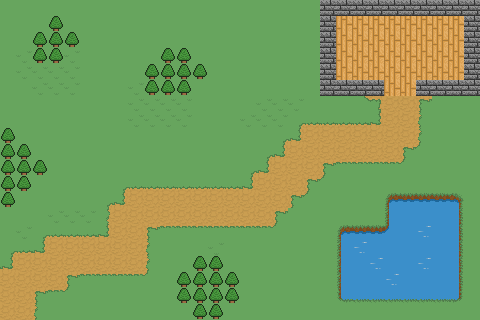

This game map was drawn from its Tiled (.tmx) file and the tilesets committed beside it. A one-line description and the full map source follow:
An orthogonal 30x20 tile map with 16x16 px tiles, 3 tile layers (ground, fgd_1, bgd).

<map version="1.9" tiledversion="1.9.2" orientation="orthogonal" renderorder="right-down" width="30" height="20" tilewidth="16" tileheight="16" infinite="0" nextlayerid="5" nextobjectid="1">
 <tileset firstgid="1" source="../tiles/tiles.tsx" />
 <layer id="1" name="ground" width="30" height="20">
  <data encoding="csv">
36,36,36,36,36,36,36,36,36,36,36,36,36,36,36,36,36,36,36,36,0,0,0,0,0,0,0,0,0,0,
36,36,36,0,36,36,36,36,36,36,36,36,36,36,36,36,36,36,36,36,0,5,5,5,5,5,5,5,5,0,
36,36,0,0,0,36,36,36,36,36,36,36,36,36,36,36,36,36,36,36,0,5,5,5,5,5,5,5,5,0,
36,13,0,0,13,36,36,36,36,36,0,0,36,36,36,36,36,36,36,36,0,5,5,5,5,5,5,5,5,0,
36,13,13,13,13,36,36,36,36,0,0,0,0,36,36,36,36,36,36,36,0,5,5,5,5,5,5,5,5,0,
36,36,13,13,13,36,36,36,13,0,0,0,36,36,36,36,36,36,36,36,0,0,0,0,5,5,0,0,0,0,
36,36,36,36,36,36,36,36,13,13,13,13,36,36,36,36,13,13,13,36,36,36,2,16,17,17,35,36,36,36,
36,36,36,36,36,36,36,36,13,13,13,13,36,36,36,13,13,13,21,26,26,26,26,3,17,17,7,36,36,36,
0,36,36,36,36,36,36,36,36,36,36,36,36,36,36,36,36,21,3,17,17,17,17,17,17,17,7,36,36,36,
0,0,36,36,36,36,36,36,36,36,36,36,36,36,36,36,21,3,17,17,17,17,17,17,17,35,20,36,36,36,
0,0,0,36,36,36,36,36,36,36,36,36,36,36,36,21,3,17,17,17,35,25,25,25,25,20,36,36,36,36,
0,0,36,36,36,36,36,21,26,26,26,26,26,26,26,3,17,17,17,35,20,36,36,36,36,36,36,36,36,36,
0,36,36,36,36,36,21,3,17,17,17,17,17,17,17,17,17,17,35,20,36,36,36,36,0,0,0,0,0,36,
36,36,36,13,13,13,11,17,17,17,17,17,17,17,17,17,17,35,36,36,36,36,36,36,0,0,0,0,0,36,
36,13,21,26,26,26,3,17,17,35,25,25,25,25,25,25,25,20,36,36,36,0,0,0,0,0,0,0,0,36,
21,26,3,17,17,17,17,17,17,7,36,36,36,13,36,36,36,36,36,36,36,0,0,0,0,0,0,0,0,36,
3,17,17,17,17,17,17,17,17,7,36,36,0,0,36,36,36,36,36,36,36,0,0,0,0,0,0,0,0,36,
17,17,17,17,35,25,25,25,25,20,36,0,0,0,0,36,36,36,36,36,36,0,0,0,0,0,0,0,0,36,
17,17,35,25,20,36,36,36,36,36,36,0,0,0,0,36,36,36,36,36,36,0,0,0,0,0,0,0,0,36,
17,17,7,36,36,36,36,36,36,36,36,36,0,0,36,36,36,36,36,36,36,36,36,36,36,36,36,36,36,36
</data>
 </layer>
 <layer id="4" name="fgd_1" width="30" height="20">
  <data encoding="csv">
0,0,0,0,0,0,0,0,0,0,0,0,0,0,0,0,0,0,0,0,0,0,0,0,0,0,0,0,0,0,
0,0,0,0,0,0,0,0,0,0,0,0,0,0,0,0,0,0,0,0,0,0,0,0,0,0,0,0,0,0,
0,0,0,0,0,0,0,0,0,0,0,0,0,0,0,0,0,0,0,0,0,0,0,0,0,0,0,0,0,0,
0,0,0,0,0,0,0,0,0,0,0,0,0,0,0,0,0,0,0,0,0,0,0,0,0,0,0,0,0,0,
0,0,0,0,0,0,0,0,0,0,0,0,0,0,0,0,0,0,0,0,0,0,0,0,0,0,0,0,0,0,
0,0,0,0,0,0,0,0,0,0,0,0,0,0,0,0,0,0,0,0,0,0,0,0,0,0,0,0,0,0,
0,0,0,0,0,0,0,0,0,0,0,0,0,0,0,0,0,0,0,0,0,0,0,0,0,0,0,0,0,0,
0,0,0,0,0,0,0,0,0,0,0,0,0,0,0,0,0,0,0,0,0,0,0,0,0,0,0,0,0,0,
0,0,0,0,0,0,0,0,0,0,0,0,0,0,0,0,0,0,0,0,0,0,0,0,0,0,0,0,0,0,
0,0,0,0,0,0,0,0,0,0,0,0,0,0,0,0,0,0,0,0,0,0,0,0,0,0,0,0,0,0,
0,0,0,0,0,0,0,0,0,0,0,0,0,0,0,0,0,0,0,0,0,0,0,0,0,0,0,0,0,0,
0,0,0,0,0,0,0,0,0,0,0,0,0,0,0,0,0,0,0,0,0,0,0,0,0,0,0,0,0,0,
0,0,0,0,0,0,0,0,0,0,0,0,0,0,0,0,0,0,0,0,0,0,0,0,0,0,0,0,0,0,
0,0,0,0,0,0,0,0,0,0,0,0,0,0,0,0,0,0,0,0,0,0,0,0,0,0,0,0,0,0,
0,0,0,0,0,0,0,0,0,0,0,0,0,0,0,0,0,0,0,0,0,0,0,0,0,0,0,0,0,0,
0,0,0,0,0,0,0,0,0,0,0,0,0,0,0,0,0,0,0,0,0,0,0,0,0,0,0,0,0,0,
0,0,0,0,0,0,0,0,0,0,0,0,0,0,0,0,0,0,0,0,0,0,0,0,0,0,0,0,0,0,
0,0,0,0,0,0,0,0,0,0,0,0,0,0,0,0,0,0,0,0,0,0,0,0,0,0,0,0,0,0,
0,0,0,0,0,0,0,0,0,0,0,0,0,0,0,0,0,0,0,0,0,0,0,0,0,0,0,0,0,0,
0,0,0,0,0,0,0,0,0,0,0,0,0,0,0,0,0,0,0,0,0,0,0,0,0,0,0,0,0,0
</data>
 </layer>
 <layer id="2" name="bgd" width="30" height="20">
  <data encoding="csv">
0,0,0,0,0,0,0,0,0,0,0,0,0,0,0,0,0,0,0,0,30,30,30,30,30,30,30,30,30,30,
0,0,0,24,0,0,0,0,0,0,0,0,0,0,0,0,0,0,0,0,30,0,0,0,0,0,0,0,0,30,
0,0,24,24,24,0,0,0,0,0,0,0,0,0,0,0,0,0,0,0,30,0,0,0,0,0,0,0,0,30,
0,0,24,24,0,0,0,0,0,0,24,24,0,0,0,0,0,0,0,0,30,0,0,0,0,0,0,0,0,30,
0,0,0,0,0,0,0,0,0,24,24,24,24,0,0,0,0,0,0,0,30,0,0,0,0,0,0,0,0,30,
0,0,0,0,0,0,0,0,0,24,24,24,0,0,0,0,0,0,0,0,30,30,30,30,0,0,30,30,30,30,
0,0,0,0,0,0,0,0,0,0,0,0,0,0,0,0,0,0,0,0,0,0,0,0,0,0,0,0,0,0,
0,0,0,0,0,0,0,0,0,0,0,0,0,0,0,0,0,0,0,0,0,0,0,0,0,0,0,0,0,0,
24,0,0,0,0,0,0,0,0,0,0,0,0,0,0,0,0,0,0,0,0,0,0,0,0,0,0,0,0,0,
24,24,0,0,0,0,0,0,0,0,0,0,0,0,0,0,0,0,0,0,0,0,0,0,0,0,0,0,0,0,
24,24,24,0,0,0,0,0,0,0,0,0,0,0,0,0,0,0,0,0,0,0,0,0,0,0,0,0,0,0,
24,24,0,0,0,0,0,0,0,0,0,0,0,0,0,0,0,0,0,0,0,0,0,0,0,0,0,0,0,0,
24,0,0,0,0,0,0,0,0,0,0,0,0,0,0,0,0,0,0,0,0,0,0,0,34,18,18,18,15,0,
0,0,0,0,0,0,0,0,0,0,0,0,0,0,0,0,0,0,0,0,0,0,0,0,33,32,32,32,10,0,
0,0,0,0,0,0,0,0,0,0,0,0,0,0,0,0,0,0,0,0,0,34,18,18,19,32,23,32,10,0,
0,0,0,0,0,0,0,0,0,0,0,0,0,0,0,0,0,0,0,0,0,33,23,32,32,32,32,32,10,0,
0,0,0,0,0,0,0,0,0,0,0,0,24,24,0,0,0,0,0,0,0,33,32,23,32,32,23,32,10,0,
0,0,0,0,0,0,0,0,0,0,0,24,24,24,24,0,0,0,0,0,0,33,32,32,23,32,32,32,10,0,
0,0,0,0,0,0,0,0,0,0,0,24,24,24,24,0,0,0,0,0,0,28,31,31,31,31,31,31,9,0,
0,0,0,0,0,0,0,0,0,0,0,0,24,24,0,0,0,0,0,0,0,0,0,0,0,0,0,0,0,0
</data>
 </layer>
</map>